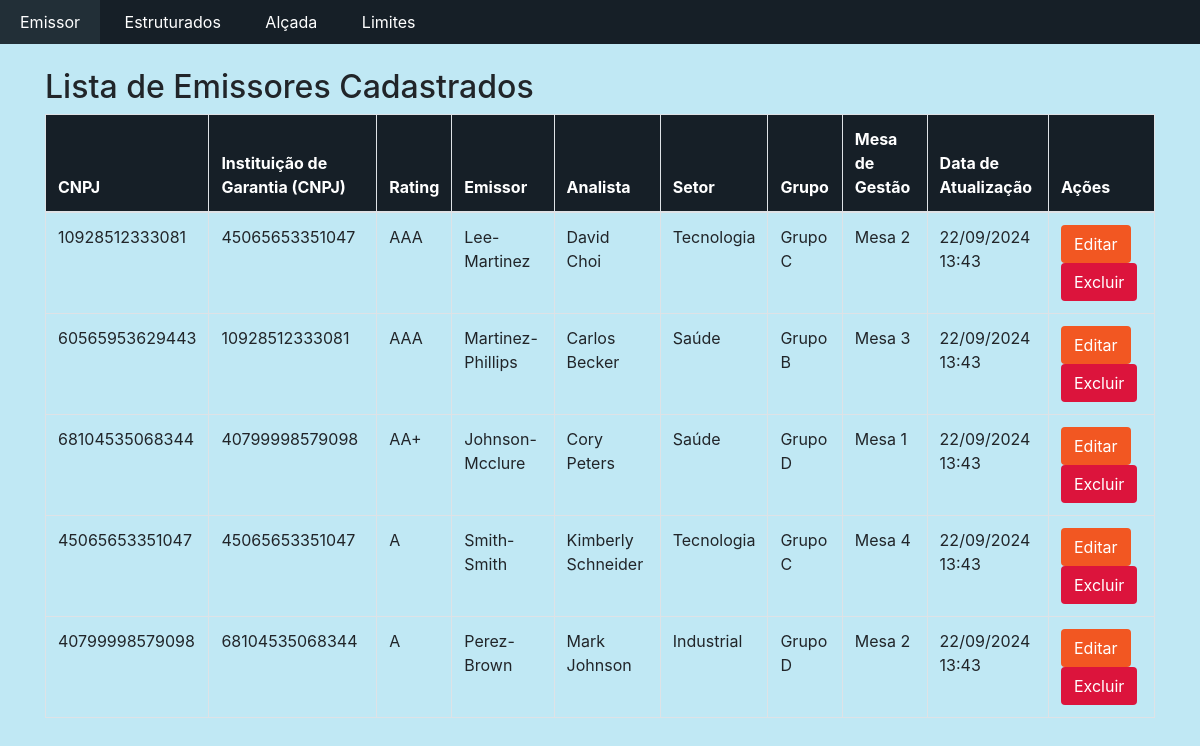
The page /limites_credito/emissores on the database its author committed.
### models/cadastro.py (models this page shows)
class Emissor(db.Model):
    cnpj = db.Column(db.String(14), primary_key=True)
    instituicao_garantia_cnpj = db.Column(db.String(14), db.ForeignKey('emissor.cnpj'), nullable=True)
    rating = db.Column(db.String(50), nullable=False)
    emissor = db.Column(db.String(50), nullable=False)
    analista = db.Column(db.String(50), nullable=False)
    setor = db.Column(db.String(50), nullable=False)
    grupo = db.Column(db.String(50), nullable=False)
    mesaGestao = db.Column(db.String(50), nullable=False)
    dtAtualizacao = db.Column(db.DateTime, nullable=False)

### controllers/emissor_controller.py (the view)
@app.route('/limites_credito/emissores')
def listar_emissores():
    emissores = Emissor.query.all()
    return render_template('emissor/listar_emissores.html', emissores=emissores)

### templates/emissor/listar_emissores.html (shortened to what this page needs)
<!DOCTYPE html>
<html lang="pt-BR">
<head>
    <link href="https://stackpath.bootstrapcdn.com/bootstrap/4.5.2/css/bootstrap.min.css" rel="stylesheet">
</head>
<body>
    <nav class="menu">
        <a href="#">Emissor</a>
        <a href="#">Estruturados</a>
        <a href="#">Alçada</a>
        <a href="#">Limites</a>
    </nav>
    <div class="container mt-4">
        <h2>Lista de Emissores Cadastrados</h2>
        <table class="table table-bordered">
            <thead>
                <tr>
                    <th>CNPJ</th>
                    <th>Instituição de Garantia (CNPJ)</th>
                    <th>Rating</th>
                    <th>Emissor</th>
                    <th>Analista</th>
                    <th>Setor</th>
                    <th>Grupo</th>
                    <th>Mesa de Gestão</th>
                    <th>Data de Atualização</th>
                    <th>Ações</th>
                </tr>
            </thead>
            <tbody>
                {% for emissor in emissores %}
                <tr>
                    <td>{{ emissor.cnpj }}</td>
                    <td>{{ emissor.instituicao_garantia_cnpj }}</td>
                    <td>{{ emissor.rating }}</td>
                    <td>{{ emissor.emissor }}</td>
                    <td>{{ emissor.analista }}</td>
                    <td>{{ emissor.setor }}</td>
                    <td>{{ emissor.grupo }}</td>
                    <td>{{ emissor.mesaGestao }}</td>
                    <td>{{ emissor.dtAtualizacao.strftime('%d/%m/%Y %H:%M') }}</td>
                    <td>
                        <a href="{{ url_for('editar_emissor', cnpj=emissor.cnpj) }}" class="btn btn-editar">Editar</a>
                        <form action="{{ url_for('excluir_emissor', cnpj=emissor.cnpj) }}" method="POST" style="display:inline;">
                            <button type="submit" class="btn btn-excluir">Excluir</button>
                        </form>
                    </td>
                </tr>
                {% endfor %}
            </tbody>
        </table>
    </div>
</body>
</html>

### templates/emissor/listar_emissores.html (style rules this page uses)
body { background-color: rgb(192, 232, 244); }
.menu { background-color: rgb(22, 31, 39); }
.menu a { color: white; padding: 10px 20px; display: inline-block; text-decoration: none; }
.table thead { background-color: rgb(22, 31, 39); color: white; }
.btn-editar { background-color: rgb(242, 87, 34); color: white; }
.btn-excluir { background-color: rgb(220, 20, 60); color: white; }

### rows shown on the page
Emissor: cnpj "10928512333081", instituicao_garantia_cnpj "45065653351047", rating "AAA", emissor "Lee-Martinez", analista "David Choi", setor "Tecnologia", grupo "Grupo C", mesaGestao "Mesa 2", dtAtualizacao "22/09/2024 13:43"
Emissor: cnpj "60565953629443", instituicao_garantia_cnpj "10928512333081", rating "AAA", emissor "Martinez-Phillips", analista "Carlos Becker", setor "Saúde", grupo "Grupo B", mesaGestao "Mesa 3", dtAtualizacao "22/09/2024 13:43"
Emissor: cnpj "68104535068344", instituicao_garantia_cnpj "40799998579098", rating "AA+", emissor "Johnson-Mcclure", analista "Cory Peters", setor "Saúde", grupo "Grupo D", mesaGestao "Mesa 1", dtAtualizacao "22/09/2024 13:43"
Emissor: cnpj "45065653351047", instituicao_garantia_cnpj "45065653351047", rating "A", emissor "Smith-Smith", analista "Kimberly Schneider", setor "Tecnologia", grupo "Grupo C", mesaGestao "Mesa 4", dtAtualizacao "22/09/2024 13:43"
Emissor: cnpj "40799998579098", instituicao_garantia_cnpj "68104535068344", rating "A", emissor "Perez-Brown", analista "Mark Johnson", setor "Industrial", grupo "Grupo D", mesaGestao "Mesa 2", dtAtualizacao "22/09/2024 13:43"
